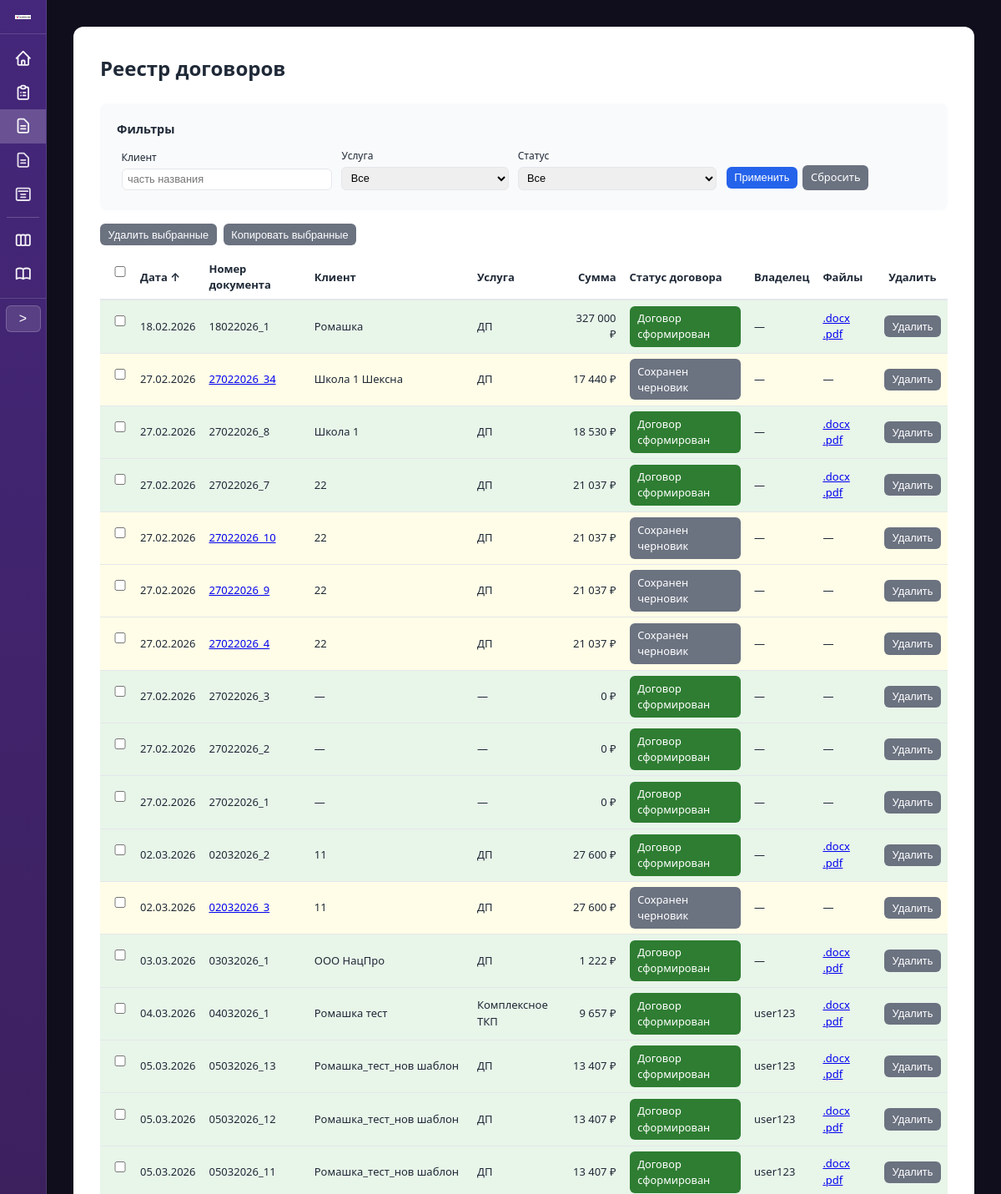
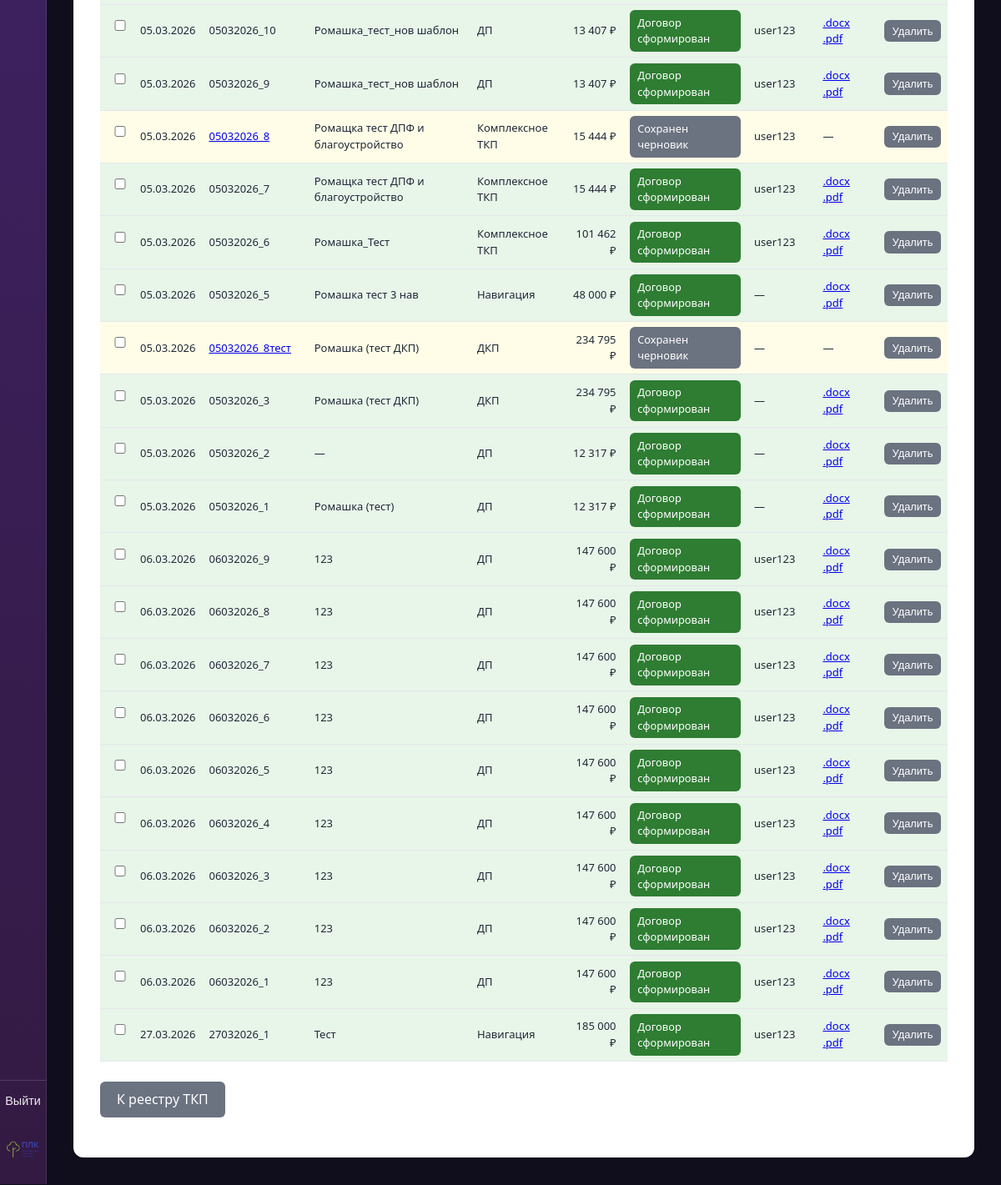
Screenshot of /contracts/?sort=date&order=asc (signed in) with the database file from the repository (2 pictures, top to bottom).
### proposals/models.py (models this page shows, shortened)
class ContractRecord(models.Model):
    STATUS_DRAFT = 'draft'
    STATUS_FINAL = 'final'
    STATUS_CHOICES = [
        (STATUS_DRAFT, 'Черновик'),
        (STATUS_FINAL, 'Итоговый'),
    ]
    date = models.DateField('Дата договора')
    number = models.CharField('Номер договора', max_length=50, unique=True)
    status = models.CharField('Статус', max_length=20, choices=STATUS_CHOICES, default=STATUS_FINAL)
    tkp = models.ForeignKey(
        TKPRecord,
        on_delete=models.SET_NULL,
        null=True,
        blank=True,
        verbose_name='ТКП',
        related_name='contracts',
    )
    counterparty = models.ForeignKey(
        Counterparty,
        on_delete=models.SET_NULL,
        null=True,
        blank=True,
        verbose_name='Контрагент',
    )
    client = models.CharField('Клиент', max_length=500, blank=True)
    service = models.CharField('Услуга', max_length=255, blank=True)
    sum_total = models.DecimalField('Сумма', max_digits=15, decimal_places=2, default=0)
    docx_file = models.CharField('Файл DOCX', max_length=255, blank=True)
    pdf_file = models.CharField('Файл PDF', max_length=255, blank=True)
    contract_snapshot = models.JSONField('Снимок реквизитов', null=True, blank=True)
    created_at = models.DateTimeField('Создано', auto_now_add=True)
    created_by = models.ForeignKey(
        settings.AUTH_USER_MODEL,
        on_delete=models.SET_NULL,
        null=True,
        blank=True,
        related_name='created_contract_records',
        verbose_name='Владелец',
    )
    class Meta:
        verbose_name = 'Запись договора'
        verbose_name_plural = 'Записи договоров'
        ordering = ['-created_at']

### proposals/views.py (the view, shortened to what this page needs)
# urls.py: path('contracts/', views.contract_table_view, name='contract_table'),
@login_required
@require_http_methods(['GET', 'POST'])
def contract_table_view(request):
    records = ContractRecord.objects.select_related('tkp', 'counterparty', 'created_by')
    client = request.GET.get('client', '').strip()
    service = request.GET.get('service', '').strip()
    status_filter = request.GET.get('status', '').strip().lower()
    if client:
        records = records.filter(client__icontains=client)
    if service:
        records = records.filter(service=service)
    if status_filter == 'draft':
        records = records.filter(status=ContractRecord.STATUS_DRAFT)
    elif status_filter == 'final':
        records = records.filter(status=ContractRecord.STATUS_FINAL)
    sort_col = request.GET.get('sort', '').strip().lower()
    order = request.GET.get('order', 'desc').strip().lower()
    if order not in ('asc', 'desc'):
        order = 'desc'
    order_prefix = '' if order == 'asc' else '-'
    allowed_sort = {'date': 'date', 'number': 'number', 'client': 'client', 'service': 'service', 'sum_total': 'sum_total', 'status': 'status'}
    if sort_col in allowed_sort:
        field = allowed_sort[sort_col]
        if field == 'status':
            records = records.order_by(f'{order_prefix}status', '-date', '-created_at')
        else:
            records = records.order_by(f'{order_prefix}{field}', '-created_at')
    else:
        records = records.order_by('-date', '-created_at')
    services_list = list(ContractRecord.objects.values_list('service', flat=True).distinct().filter(service__isnull=False).exclude(service='').order_by('service'))
    context = {
        'records': records,
        'filters': {'client': client, 'service': service, 'status': status_filter},
        'services_list': services_list,
        'sort': sort_col or 'date',
        'order': order,
    }
    return render(request, 'proposals/contract_table.html', context)

### proposals/templatetags/proposal_filters.py (called while the page is built)
@register.filter
def format_price(value):
    if value is None:
        return ''
    try:
        s = str(int(value))
    except (ValueError, TypeError):
        return str(value)
    n = len(s)
    if n <= 3:
        return s
    r = n % 3 or 3
    result = s[:r]
    for i in range(r, n, 3):
        result += ' ' + s[i:i + 3]
    return result

### proposals/templates/proposals/contract_table.html (shortened to what this page needs)
{% extends "proposals/base.html" %}
{% load proposal_filters %}
{% block container_extra_class %}container--wide{% endblock %}
{% block content %}
<div style="overflow-x: auto;">
<h1>Реестр договоров</h1>
<form method="get" action="{% url 'proposals:contract_table' %}" class="summary" style="margin-bottom: 1rem;">
    <p style="margin: 0 0 0.5rem; font-weight: 600; font-size: 0.9rem;">Фильтры</p>
    <table class="table-filters" style="width: 100%; border-collapse: collapse; font-size: 0.8rem;">
        <tr>
            <td style="padding: 0.25rem 0.35rem; vertical-align: bottom;">
                <label for="id_client" style="font-size: 0.75rem;">Клиент</label>
                <input type="text" name="client" id="id_client" value="{{ filters.client }}" placeholder="часть названия" style="margin: 0; padding: 0.3rem 0.4rem; font-size: 0.8rem; width: 100%;">
            </td>
            <td style="padding: 0.25rem 0.35rem; vertical-align: bottom;">
                <label for="id_service" style="font-size: 0.75rem;">Услуга</label>
                <select name="service" id="id_service" style="margin: 0; padding: 0.3rem 0.4rem; font-size: 0.8rem; width: 100%;">
                    <option value="">Все</option>
                </select>
            </td>
            <td style="padding: 0.25rem 0.35rem; vertical-align: bottom;">
                <label for="id_status" style="font-size: 0.75rem;">Статус</label>
                <select name="status" id="id_status" style="margin: 0; padding: 0.3rem 0.4rem; font-size: 0.8rem; width: 100%;">
                    <option value="">Все</option>
                </select>
            </td>
            <td style="padding: 0.25rem 0.35rem; vertical-align: bottom; white-space: nowrap;">
                <button type="submit" class="btn btn-sm">Применить</button>
                <a href="{% url 'proposals:contract_table' %}" class="btn btn-secondary btn-sm" style="margin-left: 0.2rem;">Сбросить</a>
            </td>
        </tr>
    </table>
</form>
<form id="bulk-form-contract" method="post" action="{% url 'proposals:contract_table' %}{% if request.GET %}?{{ request.GET.urlencode }}{% endif %}">
<div class="bulk-toolbar" style="margin-bottom: 0.75rem; display: flex; align-items: center; gap: 0.5rem; flex-wrap: wrap;">
    <button type="submit" name="bulk_action" value="delete" class="btn btn-secondary btn-sm" onclick="var n=document.querySelectorAll('#bulk-form-contract input[name=ids]:checked').length;return n?confirm('Удалить выбранные записи договоров и их файлы?'):false;">Удалить выбранные</button>
    <button type="submit" name="bulk_action" value="copy" class="btn btn-secondary btn-sm" onclick="var n=document.querySelectorAll('#bulk-form-contract input[name=ids]:checked').length;if(!n){alert('Выберите строки для копирования.');return false;}return true;">Копировать выбранные</button>
</div>
<table class="table-contract-list" style="width: 100%; border-collapse: collapse; margin-top: 0; font-size: 0.8125rem;">
    <thead>
        <tr style="border-bottom: 2px solid var(--border);">
            <th style="text-align: center; padding: 0.4rem 0.5rem; width: 2.5rem;"><input type="checkbox" id="contract-select-all" title="Выбрать все" aria-label="Выбрать все"></th>
            <th style="text-align: left; padding: 0.4rem 0.5rem;"><a href="?sort=date&order={% if sort == 'date' and order == 'asc' %}desc{% else %}asc{% endif %}" class="th-sort">Дата {% if sort == 'date' %}{% if order == 'asc' %}↑{% else %}↓{% endif %}{% endif %}</a></th>
            <th style="text-align: left; padding: 0.4rem 0.5rem;"><a href="?sort=number&order={% if sort == 'number' and order == 'asc' %}desc{% else %}asc{% endif %}" class="th-sort">Номер документа </a></th>
            <th style="text-align: left; padding: 0.4rem 0.5rem;"><a href="?sort=client&order={% if sort == 'client' and order == 'asc' %}desc{% else %}asc{% endif %}" class="th-sort">Клиент </a></th>
            <th style="text-align: left; padding: 0.4rem 0.5rem;"><a href="?sort=service&order={% if sort == 'service' and order == 'asc' %}desc{% else %}asc{% endif %}" class="th-sort">Услуга </a></th>
            <th style="text-align: right; padding: 0.4rem 0.5rem;"><a href="?sort=sum_total&order={% if sort == 'sum_total' and order == 'asc' %}desc{% else %}asc{% endif %}" class="th-sort">Сумма </a></th>
            <th style="text-align: left; padding: 0.4rem 0.5rem;"><a href="?sort=status&order={% if sort == 'status' and order == 'asc' %}desc{% else %}asc{% endif %}" class="th-sort">Статус договора </a></th>
            <th style="text-align: left; padding: 0.4rem 0.5rem;">Владелец</th>
            <th style="text-align: left; padding: 0.4rem 0.5rem;">Файлы</th>
            <th style="text-align: center; padding: 0.4rem 0.5rem;">Удалить</th>
        </tr>
    </thead>
    <tbody>
        {% for r in records %}
        <tr style="border-bottom: 1px solid var(--border);" class="{% if r.status == 'draft' %}contract-row-draft{% else %}contract-row-with-contract{% endif %}">
            <td style="padding: 0.4rem 0.5rem; text-align: center;"><input type="checkbox" name="ids" value="{{ r.pk }}" form="bulk-form-contract" class="contract-row-cb"></td>
            <td style="padding: 0.4rem 0.5rem;">{{ r.date|date:"d.m.Y" }}</td>
            <td style="padding: 0.4rem 0.5rem;">
                {% if r.status == 'draft' and r.tkp_id %}
                <a href="{% url 'proposals:contract_form' r.tkp_id %}?contract_draft_id={{ r.pk }}">{{ r.number }}</a>
                {% else %}
                {{ r.number }}
                {% endif %}
            </td>
            <td style="padding: 0.4rem 0.5rem;">{{ r.client|default:"—" }}</td>
            <td style="padding: 0.4rem 0.5rem;">{{ r.service|default:"—" }}</td>
            <td style="padding: 0.4rem 0.5rem; text-align: right;">{{ r.sum_total|format_price }} ₽</td>
            <td style="padding: 0.4rem 0.5rem;">
                {% if r.status == 'draft' %}
                <a href="#" class="btn btn-sm btn-contract-draft btn-contract-card-trigger" data-contract-card="{% url 'proposals:contract_card' r.pk %}">Сохранен черновик</a>
                {% else %}
                <a href="#" class="btn btn-sm btn-contract-done btn-contract-card-trigger" data-contract-card="{% url 'proposals:contract_card' r.pk %}">Договор сформирован</a>
                {% endif %}
            </td>
            <td style="padding: 0.4rem 0.5rem;">{% if r.created_by %}{{ r.created_by.get_full_name|default:r.created_by.username }}{% else %}—{% endif %}</td>
            <td style="padding: 0.4rem 0.5rem;">
                {% if r.docx_file and r.pdf_file %}
                <a href="{% url 'proposals:contract_download' r.pk 'docx' %}" class="table-file-link">.docx</a>
                <a href="{% url 'proposals:contract_download' r.pk 'pdf' %}" class="table-file-link">.pdf</a>
                {% else %}
                —
                {% endif %}
            </td>
            <td style="padding: 0.4rem 0.5rem; text-align: center;">
                <form method="post" action="{% url 'proposals:contract_table' %}{% if request.GET %}?{{ request.GET.urlencode }}{% endif %}" style="display: inline;" onsubmit="return confirm('Удалить эту запись договора и файлы?');">
                    <button type="submit" class="btn btn-secondary btn-sm">Удалить</button>
                </form>
            </td>
        </tr>
        {% empty %}
        <tr>
            <td colspan="11" style="padding: 0.75rem; color: var(--text-muted); font-size: 0.8125rem;">Нет договоров</td>
        </tr>
        {% endfor %}
    </tbody>
</table>
</form>
<p style="margin-top: 1.5rem;">
    <a href="{% url 'proposals:table' %}" class="btn btn-secondary">К реестру ТКП</a>
</p>
</div>
{% endblock %}

### proposals/templates/proposals/base.html (style rules this page uses)
:root { --bg: #100E1C; --card: #fff; --primary: #2563eb; --primary-hover: #1d4ed8; --text: #1f2937; --text-muted: #6b7280; --border: #e5e7eb; --success: #059669; --sidebar-w: 56px; --sidebar-w-expanded: 248px; --sidebar-gradient: linear-gradient(180deg, #45277B 0%, #331A42 100%); }
* { box-sizing: border-box; }
body { font-family: system-ui, -apple-system, sans-serif; background: var(--bg); color: var(--text); margin: 0; line-height: 1.5; }
h1 { font-size: 1.5rem; margin: 0 0 1.5rem; color: var(--text); }
label { display: block; font-weight: 500; margin-bottom: 0.25rem; color: var(--text); }
input, select, textarea { width: 100%; padding: 0.5rem 0.75rem; border: 1px solid var(--border); border-radius: 6px; font-size: 1rem; margin-bottom: 1rem; }
button, .btn { display: inline-block; padding: 0.6rem 1.25rem; background: var(--primary); color: white; border: none; border-radius: 6px; font-size: 1rem; cursor: pointer; text-decoration: none; }
.btn-secondary { background: var(--text-muted); }
.summary { background: #f9fafb; border-radius: 8px; padding: 1.25rem; margin-bottom: 1.5rem; }

### proposals/templates/proposals/contract_table.html (style rules this page uses)
.th-sort { color: inherit; text-decoration: none; }
.table-file-link { margin-right: 0.5rem; }
.table-file-link:last-of-type { margin-right: 0; }
.contract-row-draft { background-color: #fffde7; }
.contract-row-with-contract { background-color: #e8f5e9; }
.btn-contract-done { background-color: #2e7d32; color: #fff; border-color: #2e7d32; }
.btn-contract-draft { background-color: #6b7280; color: #fff; border-color: #6b7280; }
.btn-sm { padding: 0.35rem 0.6rem; font-size: 0.8rem; }

### rows the page displays
ContractRecord: date "18.02.2026", number "18022026_1", client "Ромашка", service "ДП", sum_total "327 000", status "Договор сформирован", docx_file ".docx"
ContractRecord: date "27.02.2026", number "27022026_34", client "Школа 1 Шексна", service "ДП", sum_total "17 440", status "Сохранен черновик"
ContractRecord: date "27.02.2026", number "27022026_8", client "Школа 1", service "ДП", sum_total "18 530", status "Договор сформирован", docx_file ".docx"
ContractRecord: date "27.02.2026", number "27022026_7", client "22", service "ДП", sum_total "21 037", status "Договор сформирован", docx_file ".docx"
ContractRecord: date "27.02.2026", number "27022026_10", client "22", service "ДП", sum_total "21 037", status "Сохранен черновик"
ContractRecord: date "27.02.2026", number "27022026_9", client "22", service "ДП", sum_total "21 037", status "Сохранен черновик"
ContractRecord: date "27.02.2026", number "27022026_4", client "22", service "ДП", sum_total "21 037", status "Сохранен черновик"
ContractRecord: date "27.02.2026", number "27022026_3", client "—", service "—", sum_total "0", status "Договор сформирован"
ContractRecord: date "27.02.2026", number "27022026_2", client "—", service "—", sum_total "0", status "Договор сформирован"
ContractRecord: date "27.02.2026", number "27022026_1", client "—", service "—", sum_total "0", status "Договор сформирован"
ContractRecord: date "02.03.2026", number "02032026_2", client "11", service "ДП", sum_total "27 600", status "Договор сформирован", docx_file ".docx"
ContractRecord: date "02.03.2026", number "02032026_3", client "11", service "ДП", sum_total "27 600", status "Сохранен черновик"
ContractRecord: date "03.03.2026", number "03032026_1", client "ООО НацПро", service "ДП", sum_total "1 222", status "Договор сформирован", docx_file ".docx"
ContractRecord: date "04.03.2026", number "04032026_1", client "Ромашка тест", service "Комплексное ТКП", sum_total "9 657", status "Договор сформирован", created_by.get_full_name "user123", docx_file ".docx"
ContractRecord: date "05.03.2026", number "05032026_13", client "Ромашка_тест_нов шаблон", service "ДП", sum_total "13 407", status "Договор сформирован", created_by.get_full_name "user123", docx_file ".docx"
ContractRecord: date "05.03.2026", number "05032026_12", client "Ромашка_тест_нов шаблон", service "ДП", sum_total "13 407", status "Договор сформирован", created_by.get_full_name "user123", docx_file ".docx"
ContractRecord: date "05.03.2026", number "05032026_11", client "Ромашка_тест_нов шаблон", service "ДП", sum_total "13 407", status "Договор сформирован", created_by.get_full_name "user123", docx_file ".docx"
ContractRecord: date "05.03.2026", number "05032026_10", client "Ромашка_тест_нов шаблон", service "ДП", sum_total "13 407", status "Договор сформирован", created_by.get_full_name "user123", docx_file ".docx"
ContractRecord: date "05.03.2026", number "05032026_9", client "Ромашка_тест_нов шаблон", service "ДП", sum_total "13 407", status "Договор сформирован", created_by.get_full_name "user123", docx_file ".docx"
ContractRecord: date "05.03.2026", number "05032026_8", client "Ромащка тест ДПФ и благоустройство", service "Комплексное ТКП", sum_total "15 444", status "Сохранен черновик", created_by.get_full_name "user123"
ContractRecord: date "05.03.2026", number "05032026_7", client "Ромащка тест ДПФ и благоустройство", service "Комплексное ТКП", sum_total "15 444", status "Договор сформирован", created_by.get_full_name "user123", docx_file ".docx"
ContractRecord: date "05.03.2026", number "05032026_6", client "Ромашка_Тест", service "Комплексное ТКП", sum_total "101 462", status "Договор сформирован", created_by.get_full_name "user123", docx_file ".docx"
ContractRecord: date "05.03.2026", number "05032026_5", client "Ромашка тест 3 нав", service "Навигация", sum_total "48 000", status "Договор сформирован", docx_file ".docx"
ContractRecord: date "05.03.2026", number "05032026_8тест", client "Ромашка (тест ДКП)", service "ДКП", sum_total "234 795", status "Сохранен черновик"
ContractRecord: date "05.03.2026", number "05032026_3", client "Ромашка (тест ДКП)", service "ДКП", sum_total "234 795", status "Договор сформирован", docx_file ".docx"
ContractRecord: date "05.03.2026", number "05032026_2", client "—", service "ДП", sum_total "12 317", status "Договор сформирован", docx_file ".docx"
ContractRecord: date "05.03.2026", number "05032026_1", client "Ромашка (тест)", service "ДП", sum_total "12 317", status "Договор сформирован", docx_file ".docx"
ContractRecord: date "06.03.2026", number "06032026_9", client "123", service "ДП", sum_total "147 600", status "Договор сформирован", created_by.get_full_name "user123", docx_file ".docx"
ContractRecord: date "06.03.2026", number "06032026_8", client "123", service "ДП", sum_total "147 600", status "Договор сформирован", created_by.get_full_name "user123", docx_file ".docx"
ContractRecord: date "06.03.2026", number "06032026_7", client "123", service "ДП", sum_total "147 600", status "Договор сформирован", created_by.get_full_name "user123", docx_file ".docx"
ContractRecord: date "06.03.2026", number "06032026_6", client "123", service "ДП", sum_total "147 600", status "Договор сформирован", created_by.get_full_name "user123", docx_file ".docx"
ContractRecord: date "06.03.2026", number "06032026_5", client "123", service "ДП", sum_total "147 600", status "Договор сформирован", created_by.get_full_name "user123", docx_file ".docx"
ContractRecord: date "06.03.2026", number "06032026_4", client "123", service "ДП", sum_total "147 600", status "Договор сформирован", created_by.get_full_name "user123", docx_file ".docx"
ContractRecord: date "06.03.2026", number "06032026_3", client "123", service "ДП", sum_total "147 600", status "Договор сформирован", created_by.get_full_name "user123", docx_file ".docx"
ContractRecord: date "06.03.2026", number "06032026_2", client "123", service "ДП", sum_total "147 600", status "Договор сформирован", created_by.get_full_name "user123", docx_file ".docx"
ContractRecord: date "06.03.2026", number "06032026_1", client "123", service "ДП", sum_total "147 600", status "Договор сформирован", created_by.get_full_name "user123", docx_file ".docx"
ContractRecord: date "27.03.2026", number "27032026_1", client "Тест", service "Навигация", sum_total "185 000", status "Договор сформирован", created_by.get_full_name "user123", docx_file ".docx"
